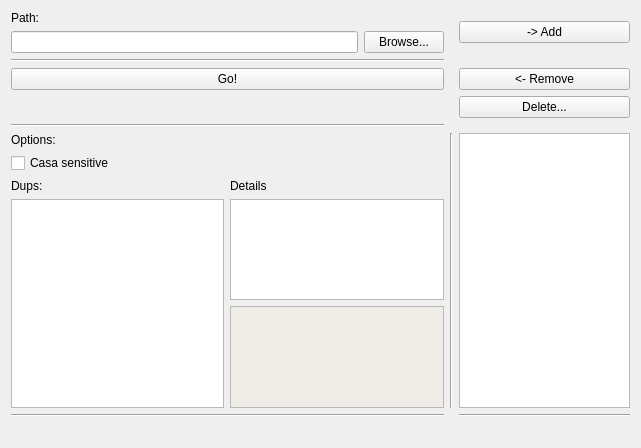
<?xml version="1.0" encoding="UTF-8"?>
<ui version="4.0">
 <class>Form</class>
 <widget class="QWidget" name="Form">
  <property name="geometry">
   <rect>
    <x>0</x>
    <y>0</y>
    <width>641</width>
    <height>448</height>
   </rect>
  </property>
  <property name="windowTitle">
   <string>Dupmusic</string>
  </property>
  <layout class="QGridLayout" name="gridLayout_2">
   <item row="6" column="2">
    <widget class="QListWidget" name="selectedWidget"/>
   </item>
   <item row="6" column="1">
    <widget class="Line" name="line_4">
     <property name="orientation">
      <enum>Qt::Vertical</enum>
     </property>
    </widget>
   </item>
   <item row="0" column="2">
    <widget class="QPushButton" name="addButton">
     <property name="text">
      <string>-&gt; Add</string>
     </property>
    </widget>
   </item>
   <item row="3" column="2">
    <widget class="QPushButton" name="removeButton">
     <property name="text">
      <string>&lt;- Remove</string>
     </property>
    </widget>
   </item>
   <item row="2" column="0">
    <widget class="Line" name="line_2">
     <property name="orientation">
      <enum>Qt::Horizontal</enum>
     </property>
    </widget>
   </item>
   <item row="7" column="2">
    <widget class="Line" name="line_5">
     <property name="orientation">
      <enum>Qt::Horizontal</enum>
     </property>
    </widget>
   </item>
   <item row="6" column="0">
    <layout class="QGridLayout" name="gridLayout">
     <item row="3" column="0">
      <widget class="QListWidget" name="dupWidget">
       <property name="sortingEnabled">
        <bool>true</bool>
       </property>
      </widget>
     </item>
     <item row="3" column="1">
      <layout class="QVBoxLayout" name="verticalLayout_2">
       <item>
        <widget class="QListWidget" name="filesWidget"/>
       </item>
       <item>
        <widget class="QTextBrowser" name="detailsBrowser">
         <property name="palette">
          <palette>
           <active>
            <colorrole role="Base">
             <brush brushstyle="SolidPattern">
              <color alpha="255">
               <red>239</red>
               <green>235</green>
               <blue>231</blue>
              </color>
             </brush>
            </colorrole>
           </active>
           <inactive>
            <colorrole role="Base">
             <brush brushstyle="SolidPattern">
              <color alpha="255">
               <red>239</red>
               <green>235</green>
               <blue>231</blue>
              </color>
             </brush>
            </colorrole>
           </inactive>
           <disabled>
            <colorrole role="Base">
             <brush brushstyle="SolidPattern">
              <color alpha="255">
               <red>239</red>
               <green>235</green>
               <blue>231</blue>
              </color>
             </brush>
            </colorrole>
           </disabled>
          </palette>
         </property>
         <property name="autoFillBackground">
          <bool>false</bool>
         </property>
        </widget>
       </item>
      </layout>
     </item>
     <item row="0" column="0">
      <widget class="QLabel" name="label_2">
       <property name="text">
        <string>Options:</string>
       </property>
      </widget>
     </item>
     <item row="1" column="0">
      <widget class="QCheckBox" name="caseSense">
       <property name="text">
        <string>Casa sensitive</string>
       </property>
      </widget>
     </item>
     <item row="2" column="0">
      <widget class="QLabel" name="label_3">
       <property name="text">
        <string>Dups:</string>
       </property>
      </widget>
     </item>
     <item row="2" column="1">
      <widget class="QLabel" name="label_4">
       <property name="text">
        <string>Details</string>
       </property>
      </widget>
     </item>
    </layout>
   </item>
   <item row="7" column="0">
    <widget class="Line" name="line">
     <property name="orientation">
      <enum>Qt::Horizontal</enum>
     </property>
    </widget>
   </item>
   <item row="5" column="0">
    <widget class="Line" name="line_3">
     <property name="orientation">
      <enum>Qt::Horizontal</enum>
     </property>
    </widget>
   </item>
   <item row="8" column="0">
    <widget class="QLabel" name="statusLabel">
     <property name="text">
      <string/>
     </property>
    </widget>
   </item>
   <item row="0" column="0">
    <layout class="QVBoxLayout" name="verticalLayout">
     <item>
      <widget class="QLabel" name="label">
       <property name="text">
        <string>Path:</string>
       </property>
      </widget>
     </item>
     <item>
      <layout class="QHBoxLayout" name="horizontalLayout">
       <property name="sizeConstraint">
        <enum>QLayout::SetDefaultConstraint</enum>
       </property>
       <item>
        <widget class="QLineEdit" name="pathEdit"/>
       </item>
       <item>
        <widget class="QPushButton" name="browseButton">
         <property name="text">
          <string>Browse...</string>
         </property>
        </widget>
       </item>
      </layout>
     </item>
    </layout>
   </item>
   <item row="4" column="2">
    <widget class="QPushButton" name="deleteButton">
     <property name="text">
      <string>Delete...</string>
     </property>
    </widget>
   </item>
   <item row="3" column="0">
    <widget class="QPushButton" name="goButton">
     <property name="text">
      <string>Go!</string>
     </property>
    </widget>
   </item>
  </layout>
 </widget>
 <resources/>
 <connections/>
</ui>
